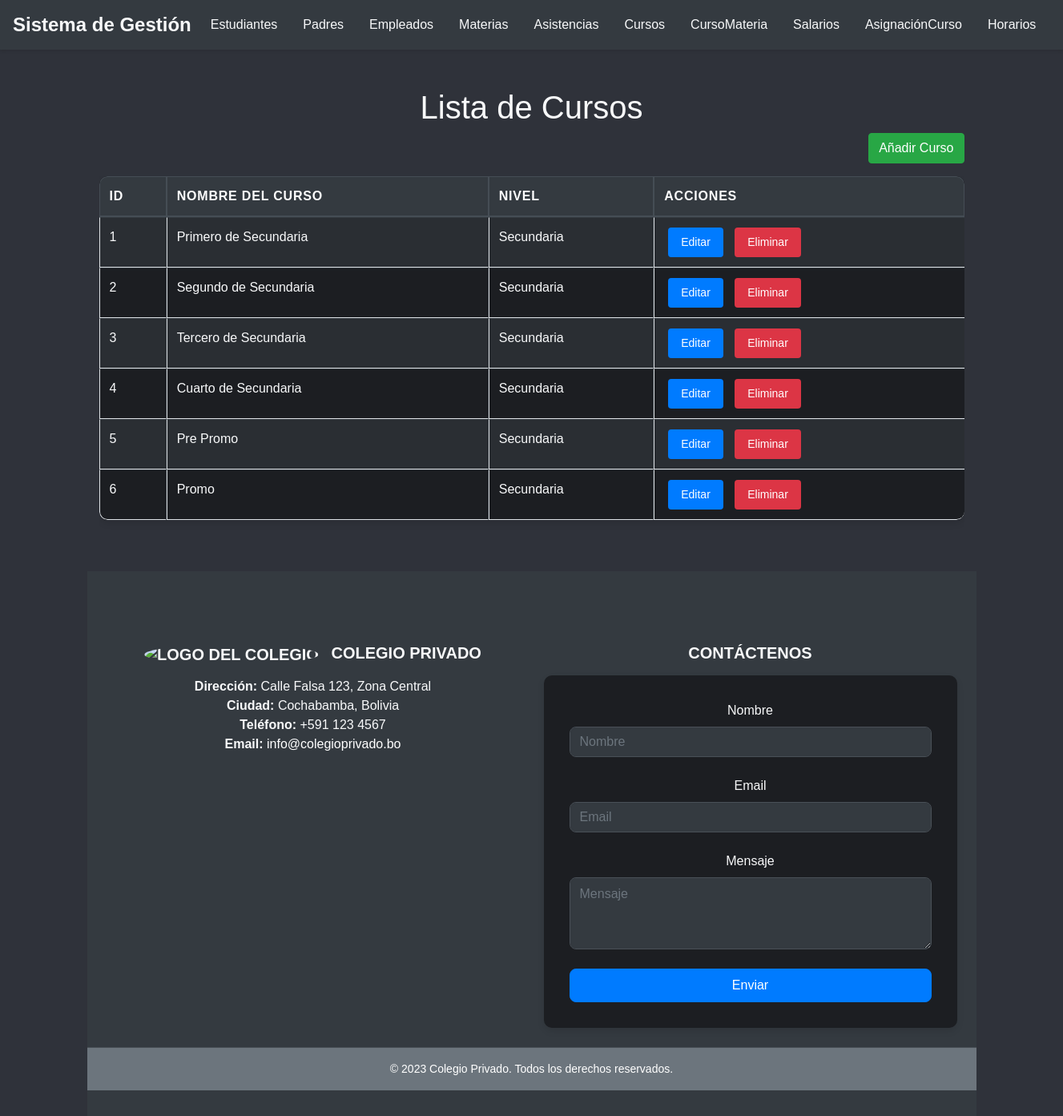
/curso/index.php, run on the app's committed database.
### tables this page shows
CREATE TABLE CURSO
(
    codCurso    INT AUTO_INCREMENT,
    nombreCurso VARCHAR(45) NOT NULL,
    nivel       VARCHAR(45) NOT NULL,
    CONSTRAINT PK_CURSO PRIMARY KEY (codCurso)
);

### curso/index.php (the view, shortened to what this page needs)
<?php
include '../conexion.php';
include '../header.php';
?>
<div class="container-fluid">
    <h1 class="text-center mt-5 text-light">Lista de Cursos</h1>
    <div class="mb-3 text-right">
        <a href="anadir.php" class="btn btn-success">Añadir Curso</a>
    </div>
    <div class="table-responsive mt-3">
        <table class="table table-bordered table-striped w-100">
            <thead class="thead-dark">
                <tr>
                    <th>ID</th>
                    <th>Nombre del Curso</th>
                    <th>Nivel</th>
                    <th>Acciones</th>
                </tr>
            </thead>
            <tbody>
                <?php
                $sql = "SELECT * FROM CURSO";
                $result = $conexion->query($sql);
                if ($result->num_rows > 0) {
                    while($row = $result->fetch_assoc()) {
                        echo "<tr>
                                <td>" . $row["codCurso"]. "</td>
                                <td>" . $row["nombreCurso"]. "</td>
                                <td>" . $row["nivel"]. "</td>
                                <td>
                                    <a href='editar.php?id=".$row["codCurso"]."' class='btn btn-primary btn-sm'>Editar</a>
                                    <a href='eliminar.php?id=".$row["codCurso"]."' class='btn btn-danger btn-sm'>Eliminar</a>
                                </td>
                            </tr>";
                    }
                } else {
                    echo "<tr><td colspan='5' class='text-center'>No hay cursos</td></tr>";
                }
                ?>
            </tbody>
        </table>
    </div>
</div>
<?php
include '../footer.php';
?>

### css/styles.css (style rules this page uses)
body { font-family: Arial, sans-serif; margin: 0; background-color: #2f323a; }
h1 { color: #343a40; }
.table { width: 100%; margin-bottom: 1rem; background-color: #1c1e22; color: #f8f9fa; border-collapse: separate; border-spacing: 0; border-radius: 10px; overflow: hidden; box-shadow: 0 4px 8px rgba(0, 0, 0, 0.1); }
.table thead th { vertical-align: bottom; border-bottom: 2px solid #343a40; background-color: #343a40; color: #f8f9fa; text-transform: uppercase; letter-spacing: 0.05em; transition: background-color 0.3s ease-in-out; padding: 0.75rem; }
.table thead th:first-child { border-top-left-radius: 10px; }
.table thead th:last-child { border-top-right-radius: 10px; }
.table tbody tr { transition: background-color 0.3s ease-in-out; }
.table td, .table th { padding: 0.75rem; vertical-align: top; border-top: 1px solid #343a40; }
.table td { border-right: 1px solid #343a40; }
.table td:last-child { border-right: none; }
.table tbody tr:last-child td:first-child { border-bottom-left-radius: 10px; }
.table tbody tr:last-child td:last-child { border-bottom-right-radius: 10px; }
.table .btn { margin: 0 5px; color: #fff; border: none; padding: 0.5rem 1rem; border-radius: 0.25rem; transition: background-color 0.3s ease-in-out; }
.table tbody tr:nth-of-type(odd) { background-color: #2a2e33; }
.btn-primary { color: #fff; background-color: #007bff; border-color: #007bff; padding: 0.5rem 1rem; border-radius: 0.5rem; transition: background-color 0.3s ease-in-out, border-color 0.3s ease-in-out; }

### data on the page
curso: codCurso "1", nombreCurso "Primero de Secundaria", nivel "Secundaria"
curso: codCurso "2", nombreCurso "Segundo de Secundaria", nivel "Secundaria"
curso: codCurso "3", nombreCurso "Tercero de Secundaria", nivel "Secundaria"
curso: codCurso "4", nombreCurso "Cuarto de Secundaria", nivel "Secundaria"
curso: codCurso "5", nombreCurso "Pre Promo", nivel "Secundaria"
curso: codCurso "6", nombreCurso "Promo", nivel "Secundaria"
